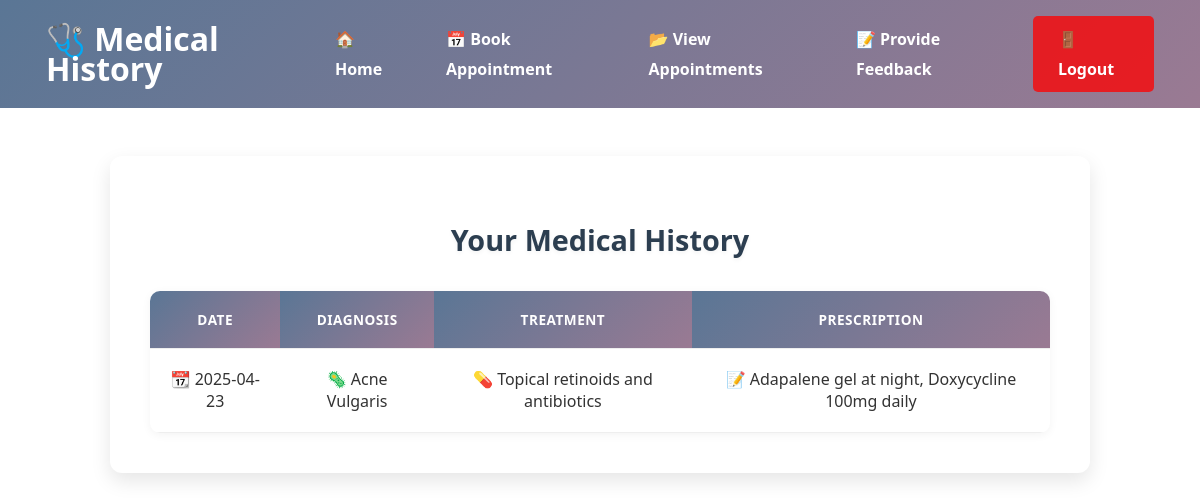
/derma/patients/medical_history.php (signed in), run on the app's committed database.
### tables this page shows
CREATE TABLE `medical_history` (
  `id` int NOT NULL,
  `patient_id` int NOT NULL,
  `diagnosis` varchar(255) NOT NULL,
  `treatment` varchar(255) NOT NULL,
  `date` date NOT NULL,
  `prescription` varchar(255) NOT NULL,
  `specialist_id` int NOT NULL
);

### derma/patients/medical_history.php (the view, shortened to what this page needs)
<?php
include 'db_connection.php';
$patient_id = $_SESSION['patient_id'];
$sql = "SELECT diagnosis, treatment, prescription, date FROM medical_history WHERE patient_id = '$patient_id' ORDER BY date DESC";
$result = mysqli_query($conn, $sql);
?>
<!DOCTYPE html>
<html lang="en">
<head>
</head>
<body>
    <header>
        <h1>🩺 Medical History</h1>
        <nav>
            <a href="patient_dashboard.php">🏠 Home</a>
            <a href="book_appointment.php">📅 Book Appointment</a>
            <a href="view_appointments.php">📂 View Appointments</a>
            <a href="provide_feedback.php">📝 Provide Feedback</a>
            <a href="../logout.php" class="logout">🚪 Logout</a>
        </nav>
    </header>
    <section class="medical-history">
        <h2>Your Medical History</h2>
        <table>
            <thead>
                <tr>
                    <th>Date</th>
                    <th>Diagnosis</th>
                    <th>Treatment</th>
                    <th>Prescription</th>
                </tr>
            </thead>
            <tbody>
                <?php if (mysqli_num_rows($result) > 0): ?>
                    <?php while ($row = mysqli_fetch_assoc($result)): ?>
                        <tr>
                            <td><?= $row['date'] ?></td>
                            <td><?= $row['diagnosis'] ?></td>
                            <td><?= $row['treatment'] ?></td>
                            <td><?= $row['prescription'] ?></td>
                        </tr>
                    <?php endwhile; ?>
                <?php else: ?>
                    <tr>
                        <td colspan="4">No medical history found.</td>
                    </tr>
                <?php endif; ?>
            </tbody>
        </table>
    </section>
</body>
</html>

### derma/patients/medical_history.php (style rules this page uses)
body { font-family: 'Segoe UI', Tahoma, Geneva, Verdana, sans-serif; margin: 0; padding: 0; color: #333; transition: all 0.3s ease; }
header { background: linear-gradient(135deg, #5a7695 0%, #9a7a93 100%); color: #fff; padding: 1rem; display: flex; justify-content: space-between; align-items: center; line-height: 30px; }
header h1 { margin: 0; margin-left: 30px; transition: transform 0.3s ease; }
nav { display: flex; gap: 1rem; }
nav a { color: #fff; text-decoration: none; font-weight: bold; padding: 0.5rem 1rem; border-radius: 5px; transition: all 0.3s ease; position: relative; }
nav a:not(.logout)::after { content: ''; position: absolute; bottom: 0; left: 50%; width: 0; height: 2px; background: #fff; transition: all 0.3s ease; }
.logout { background-color: rgba(255, 0, 0, 0.762); margin-right: 30px; padding-left: 25px; padding-right: 25px; transition: all 0.3s ease; }
.medical-history { max-width: 900px; margin: 3rem auto; background: white; padding: 2.5rem; border-radius: 12px; box-shadow: 0 8px 20px rgba(0, 0, 0, 0.1); transition: transform 0.3s ease, box-shadow 0.3s ease; }
.medical-history h2 { text-align: center; color: #2c3e50; font-size: 1.8rem; margin-bottom: 2rem; font-weight: 600; text-shadow: 0 2px 4px rgba(0,0,0,0.05); }
table { width: 100%; border-collapse: collapse; background: white; border-radius: 10px; overflow: hidden; box-shadow: 0 2px 10px rgba(0, 0, 0, 0.05); }
th, td { padding: 1.2rem; text-align: center; border-bottom: 1px solid #eee; transition: all 0.2s ease; }
th { background: linear-gradient(135deg, #5a7695 0%, #9a7a93 100%); color: #fff; font-weight: 600; text-transform: uppercase; font-size: 0.85rem; letter-spacing: 0.5px; position: sticky; top: 0; }
td:first-child::before { content: "📆 "; }
td:nth-child(2)::before { content: "🦠 "; }
td:nth-child(3)::before { content: "💊 "; }
td:last-child::before { content: "📝 "; }
.medical-history { animation: fadeIn 0.6s ease-out forwards; }

### data on the page
medical_history: date "2025-04-23", diagnosis "Acne Vulgaris", treatment "Topical retinoids and antibiotics", prescription "Adapalene gel at night, Doxycycline 100mg daily"
